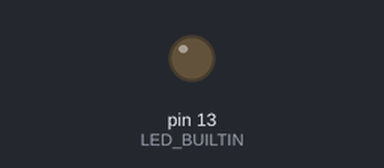
This program was run on a simulated Arduino Mega 2560, built with avr-gcc and run on an emulated ATmega2560. Shown: output pins drawn as LEDs (lit = HIGH).

Above: at 0.35 s.
At 6.6 s:
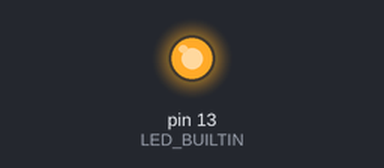
Timing chart, 0 to 6.9 s (numbered marks = the images above):
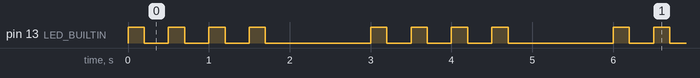

Measured:
- by itself, pin 13 (LED_BUILTIN): repeats every 3.0 s: 3 × (LOW 0.30 s, HIGH 0.20 s), LOW 1.3 s, HIGH 0.20 s
- by itself, everything shown: repeats every 3.0 s, in 8 steps

The program:

main.cpp
```cpp
#include <Arduino.h>

// the setup function runs once when you press reset or power the board
void setup() {
  // initialize digital pin LED_BUILTIN as an output.
  pinMode(LED_BUILTIN, OUTPUT);
}

// the loop function runs over and over again forever
void loop() {
  // X times blink pattern
  const int num_blink_times = 4;
  for (int i = 0; i < num_blink_times; i++)
  {
    digitalWrite(LED_BUILTIN, HIGH);   // turn the LED on (HIGH is the voltage level)
    delay(200);                        // wait for 200 ms
    digitalWrite(LED_BUILTIN, LOW);    // turn the LED off by making the voltage LOW
    delay(300);
  }
  digitalWrite(LED_BUILTIN, LOW);
  delay(1000);                       // wait for a second
}
```
